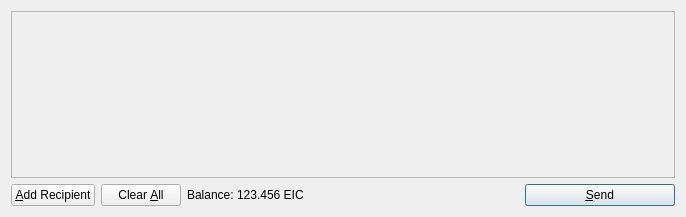
<?xml version="1.0" encoding="UTF-8"?>
<ui version="4.0">
 <class>SendCoinsDialog</class>
 <widget class="QDialog" name="SendCoinsDialog">
  <property name="geometry">
   <rect>
    <x>0</x>
    <y>0</y>
    <width>686</width>
    <height>217</height>
   </rect>
  </property>
  <property name="windowTitle">
   <string>Send Coins</string>
  </property>
  <layout class="QVBoxLayout" name="verticalLayout">
   <item>
    <widget class="QScrollArea" name="scrollArea">
     <property name="widgetResizable">
      <bool>true</bool>
     </property>
     <widget class="QWidget" name="scrollAreaWidgetContents">
      <property name="geometry">
       <rect>
        <x>0</x>
        <y>0</y>
        <width>666</width>
        <height>165</height>
       </rect>
      </property>
      <layout class="QVBoxLayout" name="verticalLayout_2">
       <property name="margin">
        <number>0</number>
       </property>
       <item>
        <layout class="QVBoxLayout" name="entries">
         <property name="spacing">
          <number>6</number>
         </property>
        </layout>
       </item>
       <item>
        <spacer name="verticalSpacer">
         <property name="orientation">
          <enum>Qt::Vertical</enum>
         </property>
         <property name="sizeHint" stdset="0">
          <size>
           <width>20</width>
           <height>40</height>
          </size>
         </property>
        </spacer>
       </item>
      </layout>
     </widget>
    </widget>
   </item>
   <item>
    <layout class="QHBoxLayout" name="horizontalLayout">
     <item>
      <widget class="QPushButton" name="addButton">
       <property name="toolTip">
        <string>Send to multiple recipients at once</string>
       </property>
       <property name="text">
        <string>&amp;Add Recipient</string>
       </property>
       <property name="icon">
        <iconset resource="../bitcoin.qrc">
         <normaloff>:/icons/add</normaloff>:/icons/add</iconset>
       </property>
       <property name="autoDefault">
        <bool>false</bool>
       </property>
      </widget>
     </item>
     <item>
      <widget class="QPushButton" name="clearButton">
       <property name="sizePolicy">
        <sizepolicy hsizetype="Minimum" vsizetype="Fixed">
         <horstretch>0</horstretch>
         <verstretch>0</verstretch>
        </sizepolicy>
       </property>
       <property name="toolTip">
        <string>Remove all transaction fields</string>
       </property>
       <property name="text">
        <string>Clear &amp;All</string>
       </property>
       <property name="icon">
        <iconset resource="../bitcoin.qrc">
         <normaloff>:/icons/remove</normaloff>:/icons/remove</iconset>
       </property>
       <property name="autoRepeatDelay">
        <number>300</number>
       </property>
       <property name="autoDefault">
        <bool>false</bool>
       </property>
      </widget>
     </item>
     <item>
      <layout class="QHBoxLayout" name="horizontalLayout_2">
       <property name="spacing">
        <number>3</number>
       </property>
       <item>
        <widget class="QLabel" name="label">
         <property name="text">
          <string>Balance:</string>
         </property>
        </widget>
       </item>
       <item>
        <widget class="QLabel" name="labelBalance">
         <property name="cursor">
          <cursorShape>IBeamCursor</cursorShape>
         </property>
         <property name="text">
          <string>123.456 EIC</string>
         </property>
         <property name="textInteractionFlags">
          <set>Qt::LinksAccessibleByMouse|Qt::TextSelectableByKeyboard|Qt::TextSelectableByMouse</set>
         </property>
        </widget>
       </item>
      </layout>
     </item>
     <item>
      <spacer name="horizontalSpacer">
       <property name="orientation">
        <enum>Qt::Horizontal</enum>
       </property>
       <property name="sizeHint" stdset="0">
        <size>
         <width>40</width>
         <height>20</height>
        </size>
       </property>
      </spacer>
     </item>
     <item>
      <widget class="QPushButton" name="sendButton">
       <property name="minimumSize">
        <size>
         <width>150</width>
         <height>0</height>
        </size>
       </property>
       <property name="toolTip">
        <string>Confirm the send action</string>
       </property>
       <property name="text">
        <string>&amp;Send</string>
       </property>
       <property name="icon">
        <iconset resource="../bitcoin.qrc">
         <normaloff>:/icons/send</normaloff>:/icons/send</iconset>
       </property>
       <property name="default">
        <bool>true</bool>
       </property>
      </widget>
     </item>
    </layout>
   </item>
  </layout>
 </widget>
 <resources>
  <include location="../bitcoin.qrc"/>
 </resources>
 <connections/>
</ui>
